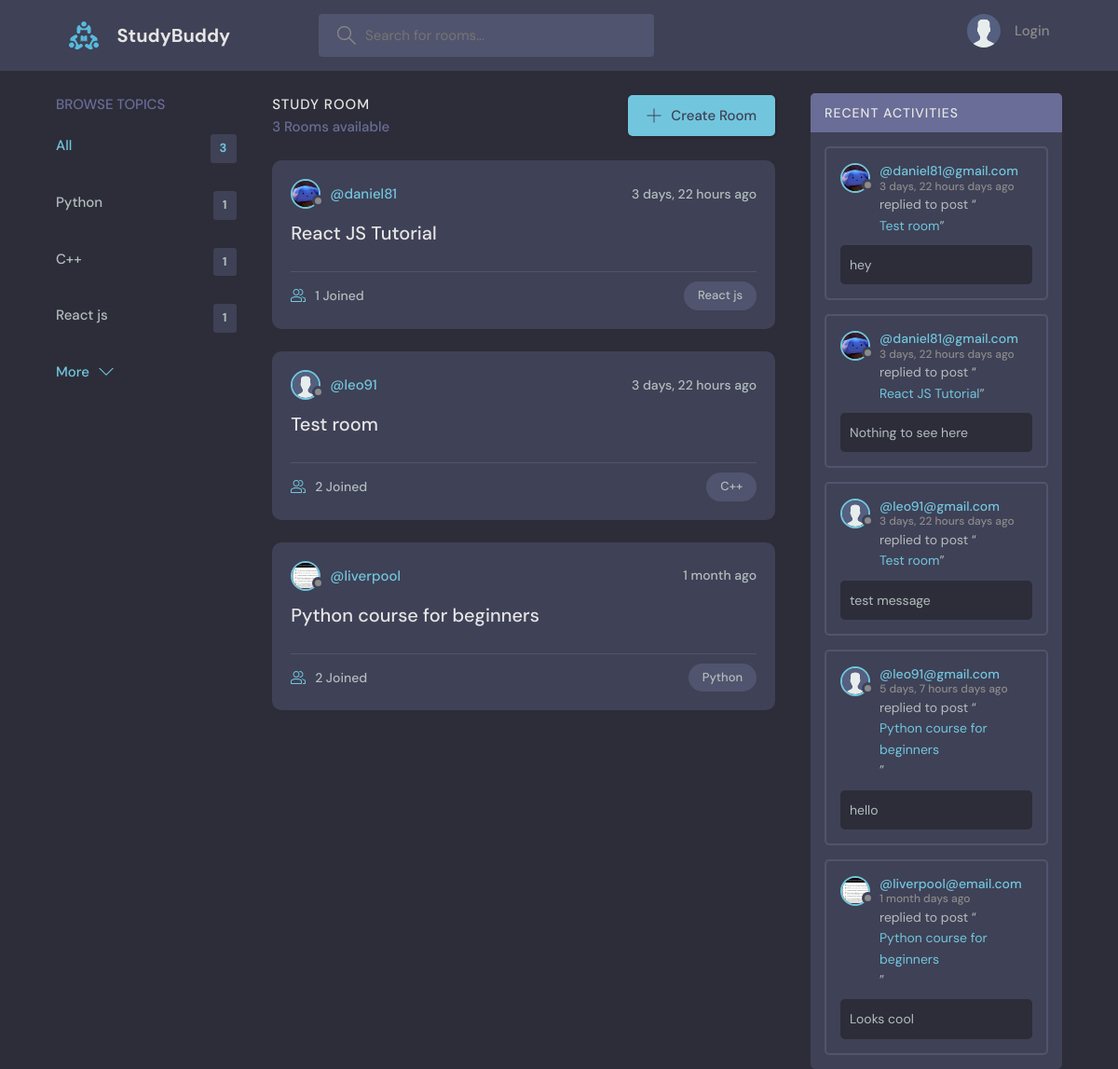
The page / on the database its author committed.
### base/models.py (models this page shows, shortened)
class Topic(models.Model):
    name = models.CharField(max_length=200)

class Room(models.Model):
    host = models.ForeignKey(User, on_delete=models.SET_NULL, null=True)
    topic = models.ForeignKey(Topic, on_delete=models.SET_NULL, null=True)
    name = models.CharField(max_length=200)
    description = models.TextField(null=True, blank=True)
    participants = models.ManyToManyField(User, related_name='participants', blank=True)
    updated = models.DateTimeField(auto_now=True)
    created = models.DateTimeField(auto_now_add=True)
    class Meta:
        ordering =['-updated', '-created']
    def __str__(self):
        return self.name

class User(AbstractUser):
    name = models.CharField(max_length=200, null=True)
    email = models.EmailField(unique=True, null=True)
    bio = models.TextField(null=True)
    avatar = models.ImageField(null=True, default='avatar.svg')
    USERNAME_FIELD ='email'
    REQUIRED_FIELDS = ['username']

class Message(models.Model):
    user = models.ForeignKey(User, on_delete=models.CASCADE)
    room = models.ForeignKey(Room, on_delete=models.CASCADE)
    body = models.TextField()
    updated = models.DateTimeField(auto_now=True)
    created = models.DateTimeField(auto_now_add=True)
    class Meta:
        ordering =['-updated', '-created']

### base/views.py (the view)
# urls.py: path('', views.home, name='home'),
def home(request):
    q = request.GET.get('q') if request.GET.get('q') !=None else ''
    rooms = Room.objects.filter( Q(topic__name__icontains=q) |
    Q(name__icontains=q)|
    Q(description__icontains=q)
    )
    topics = Topic.objects.all()[0:5]
    room_count = rooms.count()
    room_messages = Message.objects.filter(Q(room__topic__name__icontains=q))
    context = {'rooms':rooms, 'topics':topics, 'room_count':room_count, 'room_messages':room_messages}
    return render(request, 'base/home.html', context)

### base/templates/base/home.html (shortened to what this page needs)
{% extends 'main.html' %}
{% block content %}
    <main class="layout layout--3">
      <div class="container">
        {% include 'base/topics_components.html' %}
        <div class="roomList">
          <div class="roomList__header">
            <div>
              <h2>Study Room</h2>
              <p>{{room_count}} Rooms available</p>
            </div>
            <a class="btn btn--main" href="{% url 'create-room' %}">
              <svg version="1.1" xmlns="http://www.w3.org/2000/svg" width="32" height="32" viewBox="0 0 32 32">
                <title>add</title>
                <path
                  d="M16.943 0.943h-1.885v14.115h-14.115v1.885h14.115v14.115h1.885v-14.115h14.115v-1.885h-14.115v-14.115z"
                ></path>
              </svg>
              Create Room
            </a>
          </div>
         {% include 'base/feed_component.html' %}
        </div>
        {% include 'base/activity_component.html' %}
      </div>
    </main>
{% endblock %}

### base/templates/base/topics_components.html
<div class="topics">
    <div class="topics__header">
      <h2>Browse Topics</h2>
    </div>
    <ul class="topics__list">
      <li>
        <a href="{% url 'home' %}" class="active">All <span>{{topics.count}}</span></a>
      </li>
      {% for topic in topics %}
      <li>
        <a href="{% url 'home' %}?q={{topic.name}}">{{topic.name}} <span>{{topic.room_set.all.count}}</span></a>
      </li>
      {% endfor %}
    </ul>
    <a class="btn btn--link" href="{% url 'topics' %}">
      More
      <svg version="1.1" xmlns="http://www.w3.org/2000/svg" width="32" height="32" viewBox="0 0 32 32">
        <title>chevron-down</title>
        <path d="M16 21l-13-13h-3l16 16 16-16h-3l-13 13z"></path>
      </svg>
    </a>
  </div>

### base/templates/base/feed_component.html (shortened to what this page needs)
{% for room in rooms %}
<div class="roomListRoom">
    <div class="roomListRoom__header">
      <a href="{% url 'user-profile' room.host.id %}" class="roomListRoom__author">
        <div class="avatar avatar--small">
          <img src="{{ room.host.avatar.url }}" />
        </div>
        <span>@{{room.host.username}}</span>
      </a>
      <div class="roomListRoom__actions">
        <span>{{room.created| timesince}} ago</span>
      </div>
    </div>
    <div class="roomListRoom__content">
      <a href="{% url 'room' room.id %}">{{room.name}}</a>
    </div>
    <div class="roomListRoom__meta">
      <a href="{% url 'room' room.id %}" class="roomListRoom__joined">
        {{room.participants.all.count}} Joined
      </a>
      <p class="roomListRoom__topic">{{room.topic.name}}</p>
    </div>
  </div>
{% endfor %}

### base/templates/base/activity_component.html (shortened to what this page needs)
<div class="activities">
    <div class="activities__header">
      <h2>Recent Activities</h2>
    </div>
    {% for message in room_messages %}
    <div class="activities__box">
      <div class="activities__boxHeader roomListRoom__header">
        <a href="{% url 'user-profile' message.user.id %}" class="roomListRoom__author">
          <div class="avatar avatar--small">
            <img src="{{message.user.avatar.url}}" />
          </div>
          <p>
            @{{ message.user }}
            <span>{{message.created|timesince}} days ago</span>
          </p>
        </a>
      </div>
      <div class="activities__boxContent">
        <p>replied to post “<a href="{% url 'room' message.room.id %}">{{message.room}}</a>”</p>
        <div class="activities__boxRoomContent">
            {{message.body}}
        </div>
      </div>
    </div>
    {% endfor %}
  </div>

### rows shown on the page
Topic: name "Python", room_set.all.count "1"
Topic: name "C++", room_set.all.count "1"
Topic: name "React js", room_set.all.count "1"
Room: host.avatar (picture), host.username "daniel81", created "3 days, 22 hours", name "React JS Tutorial", participants.all.count "1", topic.name "React js"
Room: host.avatar (placeholder picture), host.username "leo91", created "3 days, 22 hours", name "Test room", participants.all.count "2", topic.name "C++"
Room: host.avatar (picture), host.username "liverpool", created "1 month", name "Python course for beginners", participants.all.count "2", topic.name "Python"
Message: user.avatar (picture), user "daniel81@gmail.com", created "3 days, 22 hours", room "Test room", body "hey"
Message: user.avatar (picture), user "daniel81@gmail.com", created "3 days, 22 hours", room "React JS Tutorial", body "Nothing to see here"
Message: user.avatar (placeholder picture), user "leo91@gmail.com", created "3 days, 22 hours", room "Test room", body "test message"
Message: user.avatar (placeholder picture), user "leo91@gmail.com", created "5 days, 7 hours", room "Python course for beginners", body "hello"
Message: user.avatar (picture), user "liverpool@email.com", created "1 month", room "Python course for beginners", body "Looks cool"

### other values the page prints
{{ topics.count }} "3"
{{ room_count }} "3"
